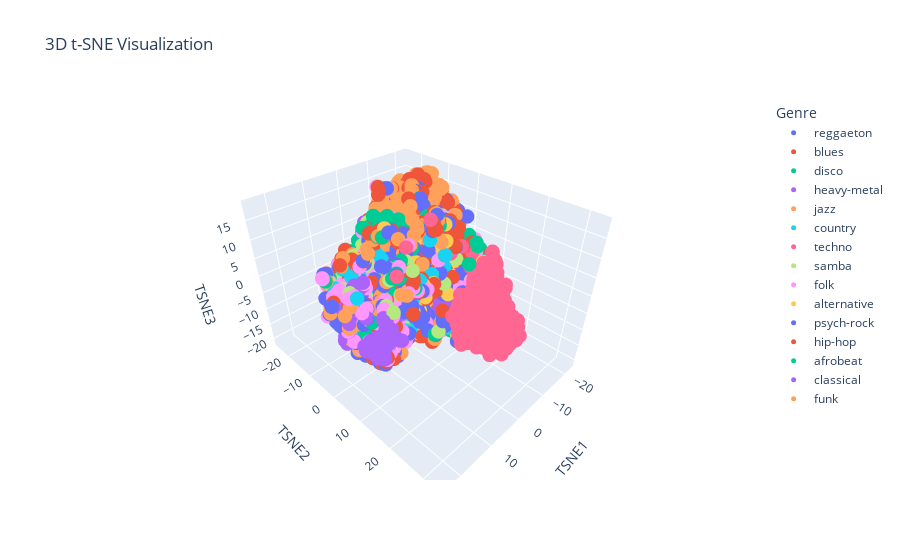

The notebook cell saved with this chart:
### Code cell
import plotly.express as px
import pandas as pd

# Assuming 'tsne_results' is your t-SNE output as a numpy array
# and 'genres' is the array of genres corresponding to each point



# Create the 3D scatter plot
fig = px.scatter_3d(tsne_df_3d, x='TSNE1', y='TSNE2', z='TSNE3',
                    color='track_genre',
                    labels={'track_genre': 'Genre'},
                    title='3D t-SNE Visualization')
fig.update_traces(marker=dict(size=5))
fig.show()

### Figure 1 — Plotly figure (JSON) as saved in the notebook; plotly's stock layout.template omitted (floating-point values rounded to 4 significant figures; data arrays with more than 128 entries replaced by an {"elided": "..."} marker saying what was removed)
{"data": [{"hovertemplate": "Genre=reggaeton<br>TSNE1=%{x}<br>TSNE2=%{y}<br>TSNE3=%{z}<extra></extra>", "legendgroup": "reggaeton", "marker": {"color": "#636efa", "size": 5, "symbol": "circle"}, "mode": "markers", "name": "reggaeton", "scene": "scene", "showlegend": true, "type": "scatter3d", "x": {"elided": "181 float values"}, "y": {"elided": "181 float values"}, "z": {"elided": "181 float values"}}, {"hovertemplate": "Genre=blues<br>TSNE1=%{x}<br>TSNE2=%{y}<br>TSNE3=%{z}<extra></extra>", "legendgroup": "blues", "marker": {"color": "#EF553B", "size": 5, "symbol": "circle"}, "mode": "markers", "name": "blues", "scene": "scene", "showlegend": true, "type": "scatter3d", "x": {"elided": "309 float values"}, "y": {"elided": "309 float values"}, "z": {"elided": "309 float values"}}, {"hovertemplate": "Genre=disco<br>TSNE1=%{x}<br>TSNE2=%{y}<br>TSNE3=%{z}<extra></extra>", "legendgroup": "disco", "marker": {"color": "#00cc96", "size": 5, "symbol": "circle"}, "mode": "markers", "name": "disco", "scene": "scene", "showlegend": true, "type": "scatter3d", "x": {"elided": "318 float values"}, "y": {"elided": "318 float values"}, "z": {"elided": "318 float values"}}, {"hovertemplate": "Genre=heavy-metal<br>TSNE1=%{x}<br>TSNE2=%{y}<br>TSNE3=%{z}<extra></extra>", "legendgroup": "heavy-metal", "marker": {"color": "#ab63fa", "size": 5, "symbol": "circle"}, "mode": "markers", "name": "heavy-metal", "scene": "scene", "showlegend": true, "type": "scatter3d", "x": {"elided": "185 float values"}, "y": {"elided": "185 float values"}, "z": {"elided": "185 float values"}}, {"hovertemplate": "Genre=jazz<br>TSNE1=%{x}<br>TSNE2=%{y}<br>TSNE3=%{z}<extra></extra>", "legendgroup": "jazz", "marker": {"color": "#FFA15A", "size": 5, "symbol": "circle"}, "mode": "markers", "name": "jazz", "scene": "scene", "showlegend": true, "type": "scatter3d", "x": [5.561, 21.28, 21.98, 14.88, 12.56, -1.406, -11.02, -4.979, 12.15, -1.471, 20.3, -10.23, 10.3, 13.75, 18.71, 10.88, 5.877, 5.834, 19.43, 13.68, 18.79, 2.529, 2.08, 17.98, 5.687, 18.27, 8.833, 3.072, 15.01, 22.52, 18.87, 5.448, 20.69, 19.57, 19.94, -7.714, -6.127, 6.746, 11.76, 11.65, 16.16, 16.37, -6.227, 16.46, 19.74, 0.3516, -10.23, 5.873, -1.075, 17.8, 14.05, 12.72, 18.1, 11.56, 22.69, 16.03, 15.88, 14.44, 16.64, 16.11, 15.0, 15.41, 9.747, 14.16, 17.9, -12.06, 13.57, 17.9, 7.24, 17.86, 15.57, 19.83, 13.72, 3.986, -4.054, 18.34, -0.1445, 15.1, 19.73, 10.2, 10.88, 16.82, 22.08, 18.09, 15.76, 8.837, 3.777, 13.33, -2.643, 18.76, 16.43, -0.631, 0.1218, 13.8, 18.72, -0.8811, 13.65, 18.96, 14.86, 18.53, 17.05, 5.477, 8.717, 15.47, 17.98, 11.4, 10.77, 9.497, 7.453, 4.416, 10.46, 12.38, 15.4, 18.52, -5.899, 9.492, 17.11, 13.34, 11.36, 4.497, -7.869, 17.37, 10.23, 18.8, -2.82, 19.07], "y": [0.2635, 2.005, -2.407, 4.154, 8.778, -5.721, -6.167, 3.681, 11.48, 10.95, -0.686, -2.048, 7.225, -4.23, -7.458, 1.673, 3.477, 4.458, -6.442, 1.794, 3.699, 5.499, -0.9189, -8.447, 4.842, 0.1184, 2.428, -6.326, -2.027, -1.037, -0.0617, 3.055, 2.122, -1.73, -2.019, 4.85, -0.2064, 3.732, 5.023, 0.277, 2.995, 6.356, 2.715, -4.026, 1.92, -2.995, -2.098, 3.94, -13.49, 1.353, 7.579, -8.646, -2.348, 6.922, -1.041, -5.296, -6.192, -7.347, 3.407, 3.437, -3.47, -1.798, -12.7, 1.347, 7.701, 3.696, -1.181, -6.42, 9.748, 0.5064, 1.118, -3.862, -3.522, -0.4837, -12.56, 2.547, -7.971, 1.752, 1.153, 2.111, -4.018, -6.053, -1.238, 1.006, -0.4405, -1.318, 11.9, -0.8838, -12.54, -3.404, 1.983, -8.593, 5.023, -12.05, 0.5347, -18.16, 3.907, -5.995, 4.097, 2.015, 2.448, 2.116, 3.651, -0.5425, -7.885, 7.614, 3.668, -16.5, 10.61, -9.721, 1.927, 3.447, -1.088, -1.75, 4.514, -9.751, 1.318, -4.607, 9.139, 5.93, -0.7916, 1.144, 9.793, -2.848, -4.203, -0.5425], "z": [6.049, 1.231, -0.1329, 1.276, -0.1516, -1.22, -4.272, -13.4, 6.751, -7.071, 2.789, 5.801, -13.11, -6.062, -1.952, 1.091, 5.665, 0.1577, 5.12, -7.697, -8.328, -12.94, -12.69, 5.651, 3.802, 3.672, -8.083, -15.25, -13.54, 1.937, 1.119, -10.83, -2.451, 1.795, 1.246, -7.875, 10.41, 1.409, -7.837, -12.55, -9.408, -6.476, 11.84, -0.9881, 2.574, 6.864, 5.733, 11.0, -4.512, 3.265, 9.153, 3.129, 1.174, -3.951, 1.876, -0.3432, 0.5405, -3.172, -0.5781, 1.282, -5.134, -3.524, -6.68, -7.052, -6.263, 6.328, -8.429, -4.056, -1.79, 4.132, -3.794, 2.372, -5.89, -10.3, 4.058, -2.409, 2.438, 0.7149, -6.912, -11.2, 3.005, 0.5376, 1.536, -3.116, -11.53, -8.031, -9.86, -8.518, 0.2137, -0.7131, -0.9595, -0.8205, 4.057, -0.403, 1.119, 2.329, -2.63, -0.6937, 0.8846, -10.3, -10.69, -12.15, -17.43, -11.96, 2.247, -5.69, 4.36, -1.464, -1.449, 2.652, -11.64, 1.157, -10.64, -2.936, 5.562, 6.46, -3.681, 0.755, 5.359, -1.771, 0.4228, 3.094, 6.068, -3.021, 8.7, -6.823]}, {"hovertemplate": "Genre=country<br>TSNE1=%{x}<br>TSNE2=%{y}<br>TSNE3=%{z}<extra></extra>", "legendgroup": "country", "marker": {"color": "#19d3f3", "size": 5, "symbol": "circle"}, "mode": "markers", "name": "country", "scene": "scene", "showlegend": true, "type": "scatter3d", "x": {"elided": "161 float values"}, "y": {"elided": "161 float values"}, "z": {"elided": "161 float values"}}, {"hovertemplate": "Genre=techno<br>TSNE1=%{x}<br>TSNE2=%{y}<br>TSNE3=%{z}<extra></extra>", "legendgroup": "techno", "marker": {"color": "#FF6692", "size": 5, "symbol": "circle"}, "mode": "markers", "name": "techno", "scene": "scene", "showlegend": true, "type": "scatter3d", "x": {"elided": "446 float values"}, "y": {"elided": "446 float values"}, "z": {"elided": "446 float values"}}, {"hovertemplate": "Genre=samba<br>TSNE1=%{x}<br>TSNE2=%{y}<br>TSNE3=%{z}<extra></extra>", "legendgroup": "samba", "marker": {"color": "#B6E880", "size": 5, "symbol": "circle"}, "mode": "markers", "name": "samba", "scene": "scene", "showlegend": true, "type": "scatter3d", "x": {"elided": "517 float values"}, "y": {"elided": "517 float values"}, "z": {"elided": "517 float values"}}, {"hovertemplate": "Genre=folk<br>TSNE1=%{x}<br>TSNE2=%{y}<br>TSNE3=%{z}<extra></extra>", "legendgroup": "folk", "marker": {"color": "#FF97FF", "size": 5, "symbol": "circle"}, "mode": "markers", "name": "folk", "scene": "scene", "showlegend": true, "type": "scatter3d", "x": {"elided": "352 float values"}, "y": {"elided": "352 float values"}, "z": {"elided": "352 float values"}}, {"hovertemplate": "Genre=alternative<br>TSNE1=%{x}<br>TSNE2=%{y}<br>TSNE3=%{z}<extra></extra>", "legendgroup": "alternative", "marker": {"color": "#FECB52", "size": 5, "symbol": "circle"}, "mode": "markers", "name": "alternative", "scene": "scene", "showlegend": true, "type": "scatter3d", "x": {"elided": "164 float values"}, "y": {"elided": "164 float values"}, "z": {"elided": "164 float values"}}, {"hovertemplate": "Genre=psych-rock<br>TSNE1=%{x}<br>TSNE2=%{y}<br>TSNE3=%{z}<extra></extra>", "legendgroup": "psych-rock", "marker": {"color": "#636efa", "size": 5, "symbol": "circle"}, "mode": "markers", "name": "psych-rock", "scene": "scene", "showlegend": true, "type": "scatter3d", "x": {"elided": "420 float values"}, "y": {"elided": "420 float values"}, "z": {"elided": "420 float values"}}, {"hovertemplate": "Genre=hip-hop<br>TSNE1=%{x}<br>TSNE2=%{y}<br>TSNE3=%{z}<extra></extra>", "legendgroup": "hip-hop", "marker": {"color": "#EF553B", "size": 5, "symbol": "circle"}, "mode": "markers", "name": "hip-hop", "scene": "scene", "showlegend": true, "type": "scatter3d", "x": {"elided": "307 float values"}, "y": {"elided": "307 float values"}, "z": {"elided": "307 float values"}}, {"hovertemplate": "Genre=afrobeat<br>TSNE1=%{x}<br>TSNE2=%{y}<br>TSNE3=%{z}<extra></extra>", "legendgroup": "afrobeat", "marker": {"color": "#00cc96", "size": 5, "symbol": "circle"}, "mode": "markers", "name": "afrobeat", "scene": "scene", "showlegend": true, "type": "scatter3d", "x": {"elided": "156 float values"}, "y": {"elided": "156 float values"}, "z": {"elided": "156 float values"}}, {"hovertemplate": "Genre=classical<br>TSNE1=%{x}<br>TSNE2=%{y}<br>TSNE3=%{z}<extra></extra>", "legendgroup": "classical", "marker": {"color": "#ab63fa", "size": 5, "symbol": "circle"}, "mode": "markers", "name": "classical", "scene": "scene", "showlegend": true, "type": "scatter3d", "x": {"elided": "140 float values"}, "y": {"elided": "140 float values"}, "z": {"elided": "140 float values"}}, {"hovertemplate": "Genre=funk<br>TSNE1=%{x}<br>TSNE2=%{y}<br>TSNE3=%{z}<extra></extra>", "legendgroup": "funk", "marker": {"color": "#FFA15A", "size": 5, "symbol": "circle"}, "mode": "markers", "name": "funk", "scene": "scene", "showlegend": true, "type": "scatter3d", "x": {"elided": "315 float values"}, "y": {"elided": "315 float values"}, "z": {"elided": "315 float values"}}], "layout": {"legend": {"title": {"text": "Genre"}, "tracegroupgap": 0}, "scene": {"domain": {"x": [0, 1], "y": [0, 1]}, "xaxis": {"title": {"text": "TSNE1"}}, "yaxis": {"title": {"text": "TSNE2"}}, "zaxis": {"title": {"text": "TSNE3"}}}, "title": {"text": "3D t-SNE Visualization"}}}
